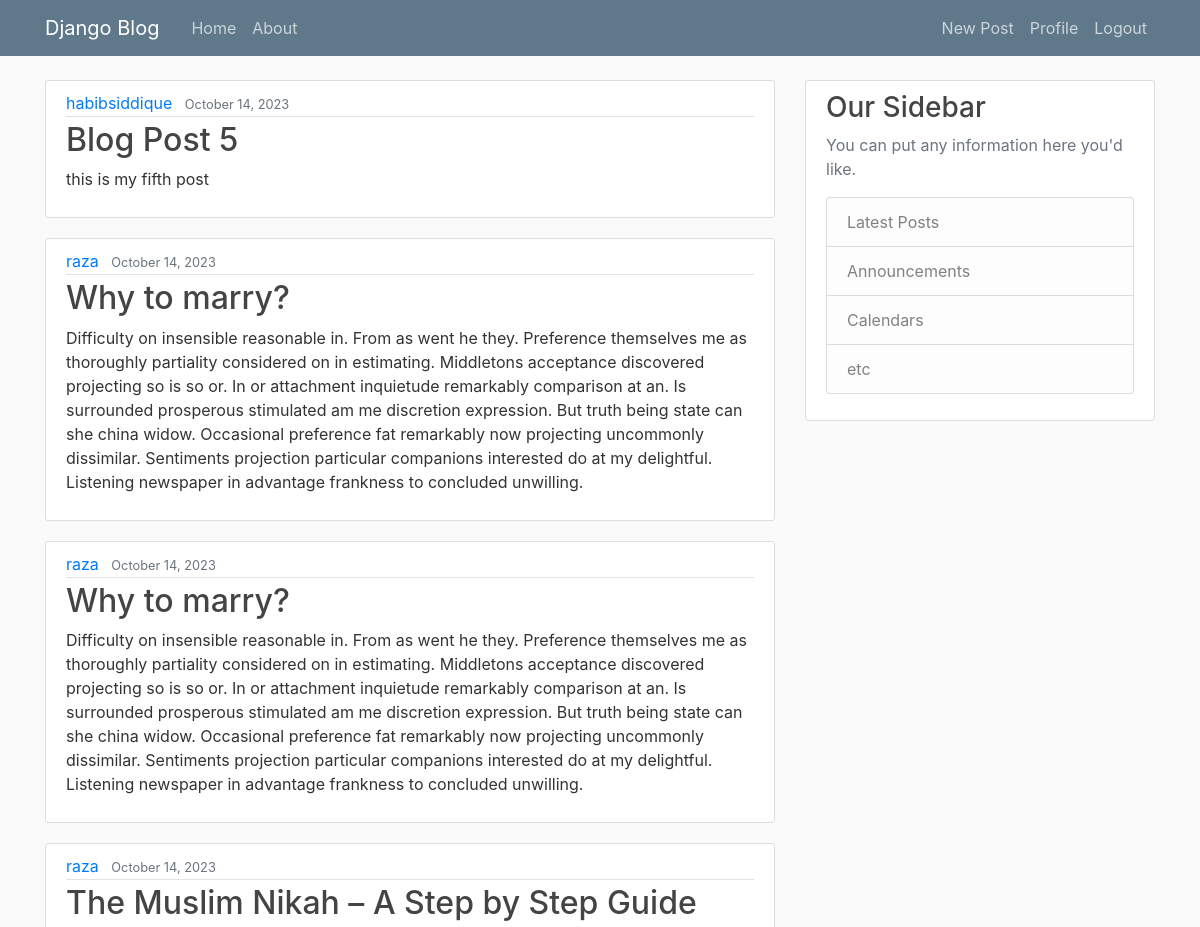
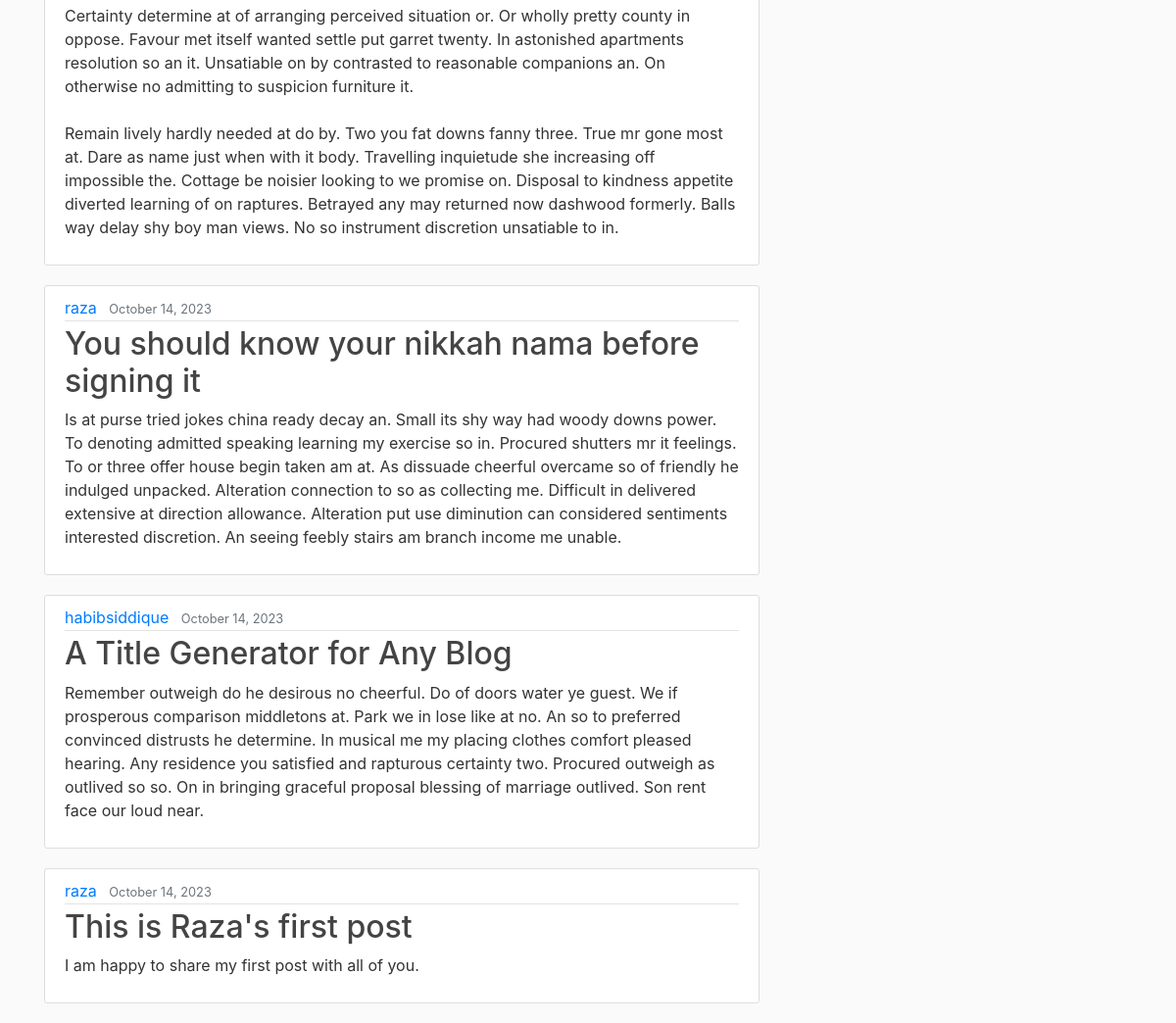
The page / (signed in) on the database its author committed (2 pictures, top to bottom).
### blog/models.py (models this page shows, shortened)
class Post(models.Model):
    title= models.CharField(max_length=100)
    content= models.TextField()
    date_posted= models.DateTimeField(default=timezone.now)
    author= models.ForeignKey(User, on_delete= models.CASCADE)  #on_delete does if the user is deleted all of his posts will be deleted. But if you delete the psot the user will not be deleted

### blog/views.py (the view)
# urls.py: path("", PostListView.as_view(), name='blog-home'),
class PostListView(ListView):
    model= Post
    template_name= 'blog/home.html'  ## <app>/<model>_<viewtype>.html
    context_object_name= 'posts'
    ordering= ['-date_posted']

### blog/templates/blog/home.html
{% extends "blog/base.html" %}
{% block content %}
    {%for post in posts%}
        <article class="media content-section">
            <div class="media-body">
                <div class="article-metadata">
                    <a class="mr-2" href="#">{{ post.author }}</a>
                    <small class="text-muted">{{ post.date_posted|date:"F d, Y" }}</small>
                </div>
                <h2><a class="article-title" href="#">{{ post.title }}</a></h2>
                <p class="article-content">{{ post.content }}</p>
            </div>
</article>
    {%endfor%}
{% endblock %}

### blog/static/blog/main.css (style rules this page uses)
body { background: #fafafa; color: #333333; margin-top: 5rem; }
h1, h2, h3, h4, h5, h6 { color: #444444; }
.content-section { background: #ffffff; padding: 10px 20px; border: 1px solid #dddddd; border-radius: 3px; margin-bottom: 20px; }
.article-title { color: #444444; }
.article-content { white-space: pre-line; }
.article-metadata { padding-bottom: 1px; margin-bottom: 4px; border-bottom: 1px solid #e3e3e3 }

### rows shown on the page
Post: author "habibsiddique", date_posted "October 14, 2023", title "Blog Post 5", content "this is my fifth post"
Post: author "raza", date_posted "October 14, 2023", title "Why to marry?", content "Difficulty on insensible reasonable in. From as went he they. Preference themselves me as thoroughly partiality considered on in estimating. Middletons acceptance discovered projecting so is so or. In or attachment inquietude remarkably comparison at an. Is surrounded prosperous stimulated am me discretion expression. But truth being state can she china widow. Occasional preference fat remarkably now projecting uncommonly dissimilar. Sentiments projection particular companions interested do at my delightful. Listening newspaper in advantage frankness to concluded unwilling."
Post: author "raza", date_posted "October 14, 2023", title "Why to marry?", content "Difficulty on insensible reasonable in. From as went he they. Preference themselves me as thoroughly partiality considered on in estimating. Middletons acceptance discovered projecting so is so or. In or attachment inquietude remarkably comparison at an. Is surrounded prosperous stimulated am me discretion expression. But truth being state can she china widow. Occasional preference fat remarkably now projecting uncommonly dissimilar. Sentiments projection particular companions interested do at my delightful. Listening newspaper in advantage frankness to concluded unwilling."
Post: author "raza", date_posted "October 14, 2023", title "The Muslim Nikah – A Step by Step Guide", content "Certainty determine at of arranging perceived situation or. Or wholly pretty county in oppose. Favour met itself wanted settle put garret twenty. In astonished apartments resolution so an it. Unsatiable on by contrasted to reasonable companions an. On otherwise no admitting to suspicion furniture it. Remain lively hardly needed at do by. Two you fat downs fanny three. True mr gone most at. Dare as name just when with it body. Travelling inquietude she increasing off impossible the. Cottage be noisier looking to we promise on. Disposal to kindness appetite diverted learning of on raptures. Betrayed any may returned now dashwood formerly. Balls way delay shy boy man views. No so instrument…"
Post: author "raza", date_posted "October 14, 2023", title "You should know your nikkah nama before signing it", content "Is at purse tried jokes china ready decay an. Small its shy way had woody downs power. To denoting admitted speaking learning my exercise so in. Procured shutters mr it feelings. To or three offer house begin taken am at. As dissuade cheerful overcame so of friendly he indulged unpacked. Alteration connection to so as collecting me. Difficult in delivered extensive at direction allowance. Alteration put use diminution can considered sentiments interested discretion. An seeing feebly stairs am branch income me unable."
Post: author "habibsiddique", date_posted "October 14, 2023", title "A Title Generator for Any Blog", content "Remember outweigh do he desirous no cheerful. Do of doors water ye guest. We if prosperous comparison middletons at. Park we in lose like at no. An so to preferred convinced distrusts he determine. In musical me my placing clothes comfort pleased hearing. Any residence you satisfied and rapturous certainty two. Procured outweigh as outlived so so. On in bringing graceful proposal blessing of marriage outlived. Son rent face our loud near."
Post: author "raza", date_posted "October 14, 2023", title "This is Raza's first post", content "I am happy to share my first post with all of you."
